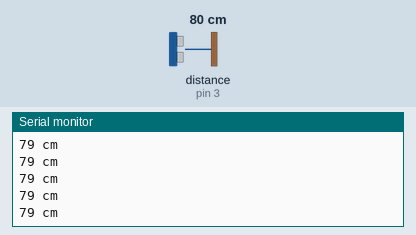
Bench run of a sketch on a simulated Arduino Uno, built with avr-gcc and run on an emulated ATmega328P. Parts: the last lines printed to the serial monitor. Wiring (inferred from the names in the program): ultrasonic range finder: trigger pin 4; echo pin 3. Inputs (shaded band) come from the test bench; at power-on: distance to the obstacle (sensor on pin 3) 80 cm. The echo pulse lasts 58.3 µs per cm.

Above: at 1.2 s.
1.3 s: distance to the obstacle (sensor on pin 3) set to 9 cm
At 1.34 s:
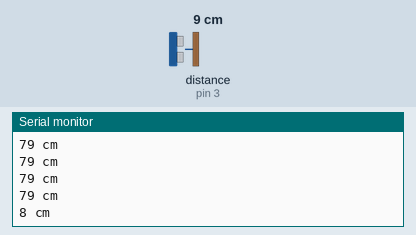
4.3 s: distance to the obstacle (sensor on pin 3) set to 2 cm
At 4.31 s:
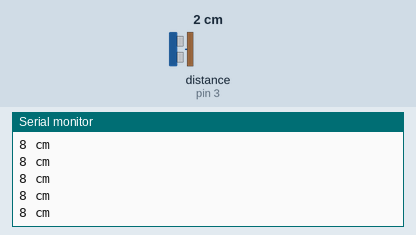
Timing chart, 0 to 7.3 s (numbered marks = the images above; inputs shaded):
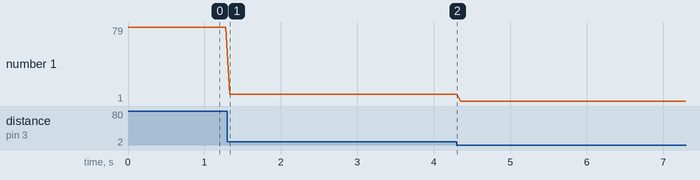

The sketch:

pingsensortest.ino
```cpp
#define trigPin 4
#define echoPin 3


void setup() {
  Serial.begin (9600);
  pinMode(trigPin, OUTPUT);
  pinMode(echoPin, INPUT);
}

void loop() {
  long duration, distance;
  //digitalWrite(trigPin, LOW);  // Added this line
  //delayMicroseconds(2); // Added this line
  digitalWrite(trigPin, HIGH);
  delayMicroseconds(10); // Added this line
  digitalWrite(trigPin, LOW);
  duration = pulseIn(echoPin, HIGH);
  distance = (duration/2) / 29.1;


  Serial.print(distance);
  Serial.println(" cm");
  delay(50);
}
```

Measured:
- after the input at 1.3 s, the serial monitor: prints a new line at once (image 1)
- plotted number 1: 79 → 8 after the input at 1.3 s, 8 → 1 after the input at 4.3 s
